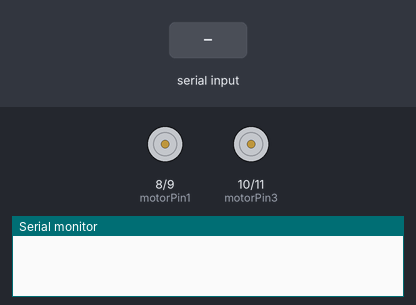
A sketch run on a simulated Arduino Uno, built with avr-gcc and run on an emulated ATmega328P. Parts: motor-driver pin pairs drawn as motors (green arrow = first pin HIGH = forward, orange = second pin HIGH = backward, longer = more drive), the last lines printed to the serial monitor. The inputs (shaded band) are chosen by the test bench.

Above: at 1.2 s.
1.3 s: "right" received over the second serial link
At 3.5 s:
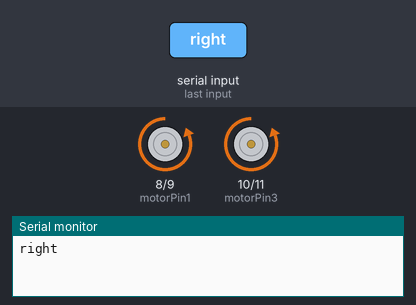
3.8 s: "left" received over the second serial link
At 5.6 s:
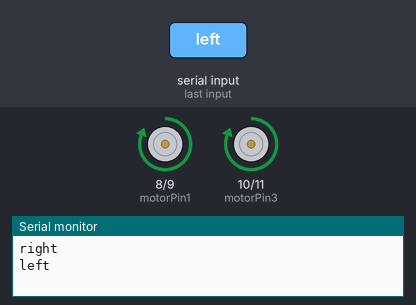
6.2 s: "backward" received over the second serial link
At 8.4 s:
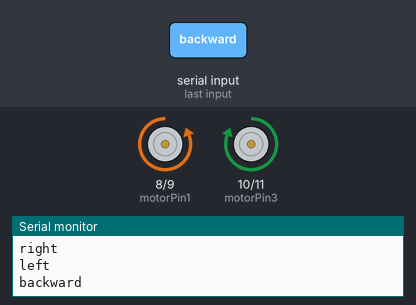
8.7 s: "forward" received over the second serial link
At 10.5 s:
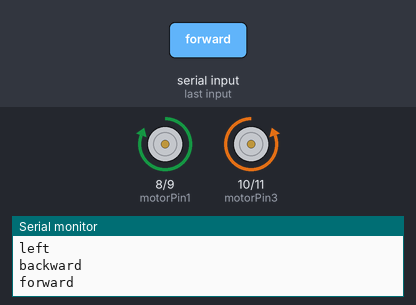
Timing chart, 0 to 12.0 s (numbered marks = the images above; inputs shaded):
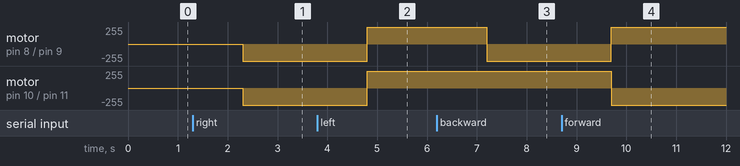

The sketch:

14_voice_controlled.ino
```cpp
#include <SoftwareSerial.h>
SoftwareSerial BlueTooth(4,5);    // (TXD, RXD)
int motorPin1 = 8;                // pin 8 on L293D IC
int motorPin2 = 9;                // pin 9 on L293D IC
int motorPin3 = 10;               // pin 10 on L293D IC
int motorPin4 = 11;               // pin 11 on L293D IC
String BT_input;
void setup()
{  pinMode(motorPin1, OUTPUT);
  pinMode(motorPin2, OUTPUT);
  pinMode(motorPin3, OUTPUT);
  pinMode(motorPin4, OUTPUT);
  Serial.begin(9600);
  BlueTooth.begin(9600);
}
void loop()
{
  if (BlueTooth.available())
  {
    BT_input=BlueTooth.readString();
    Serial.println(BT_input);
 if (BT_input=="stop")
    {
      digitalWrite(motorPin1, LOW);
      digitalWrite(motorPin2, LOW);
      digitalWrite(motorPin3, LOW);
      digitalWrite(motorPin4, LOW);
    }

     if (BT_input=="right")
    {
      digitalWrite(motorPin1, LOW);
      digitalWrite(motorPin2, HIGH);
      digitalWrite(motorPin3, LOW);
      digitalWrite(motorPin4, HIGH);
      }

    if (BT_input=="left")
    {
      digitalWrite(motorPin1, HIGH);
      digitalWrite(motorPin2, LOW);
      digitalWrite(motorPin3, HIGH);
      digitalWrite(motorPin4, LOW);
      }

    if (BT_input=="backward")
    {
      digitalWrite(motorPin1, LOW);
      digitalWrite(motorPin2, HIGH);
      digitalWrite(motorPin3, HIGH);
      digitalWrite(motorPin4, LOW);
    }

    if (BT_input=="forward")
    {
      digitalWrite(motorPin1, HIGH);
      digitalWrite(motorPin2, LOW);
      digitalWrite(motorPin3, LOW);
      digitalWrite(motorPin4, HIGH);
    }
  }
 }
```

Measured:
- after the input at 1.3 s, motor on pin 8 (motorPin1) / pin 9 (motorPin2), motor on pin 10 (motorPin3) / pin 11 (motorPin4): stopped → backward 255/255 after 1.0 s
- after the input at 3.8 s, motor on pin 8 (motorPin1) / pin 9 (motorPin2), motor on pin 10 (motorPin3) / pin 11 (motorPin4): backward 255/255 → forward 255/255 after 1.0 s
- after the input at 6.2 s, motor on pin 8 (motorPin1) / pin 9 (motorPin2): forward 255/255 → backward 255/255 after 1.0 s
- after the input at 8.7 s, motor on pin 8 (motorPin1) / pin 9 (motorPin2): backward 255/255 → forward 255/255 after 1.0 s; motor on pin 10 (motorPin3) / pin 11 (motorPin4): forward 255/255 → backward 255/255 after 1.0 s
